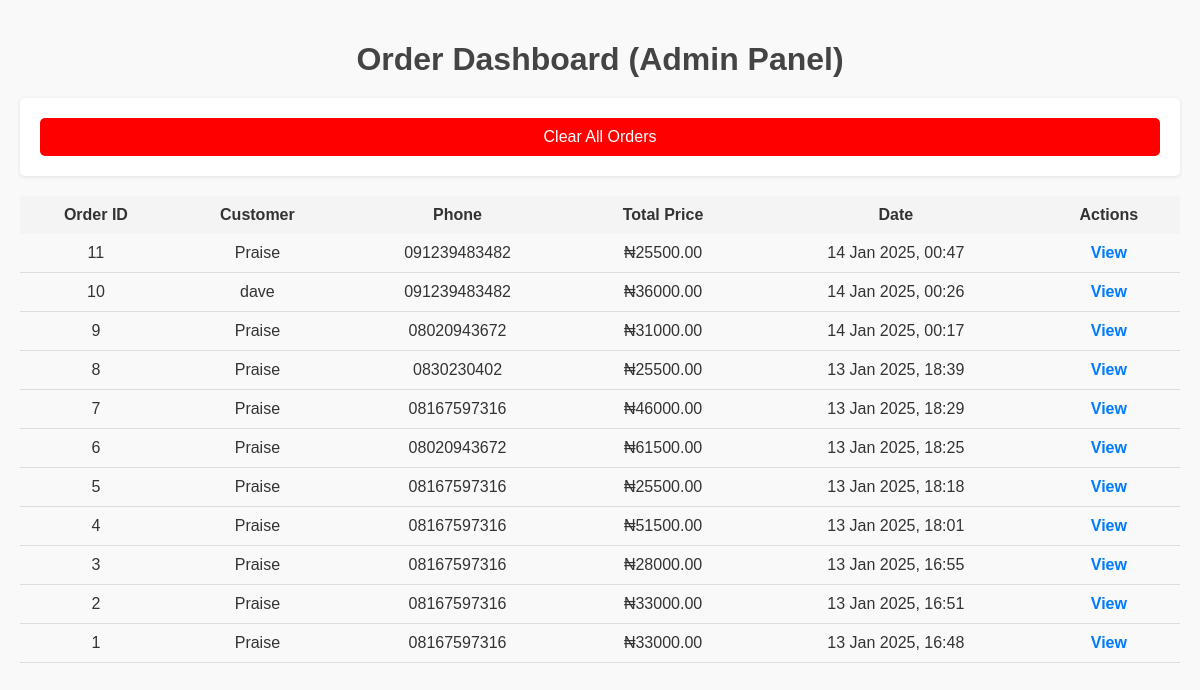
The app's page /dashboard/ (signed in), older data.
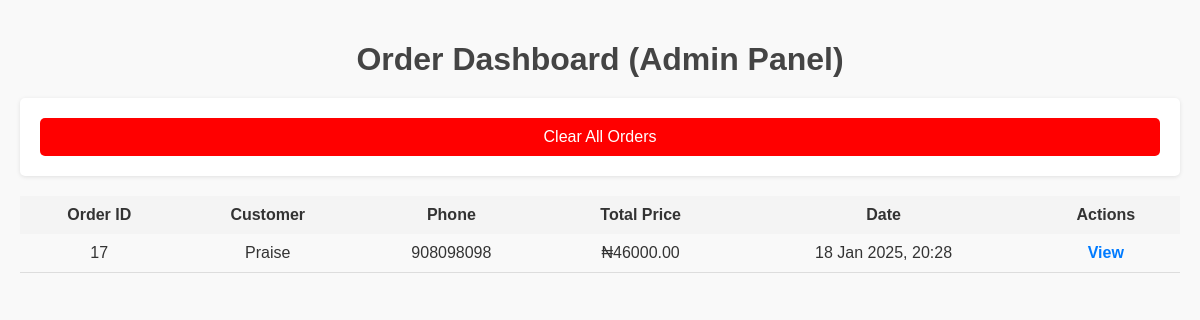
The same page, newer data.
### planetapp/models.py (models this page shows, shortened)
class Order(models.Model):
    STATUS_CHOICES = [
        ('Pending', 'Pending'),
        ('Processing', 'Processing'),
        ('Shipped', 'Shipped'),
        ('Delivered', 'Delivered'),
        ('Cancelled', 'Cancelled'),
    ]
    user = models.ForeignKey(User, on_delete=models.CASCADE)
    size = models.CharField(max_length=10)
    phone_number = models.CharField(max_length=15)
    email = models.EmailField()
    address = models.TextField()
    total_price = models.DecimalField(max_digits=10, decimal_places=2)
    created_at = models.DateTimeField(auto_now_add=True)

### planetapp/views.py (the view)
# urls.py: path('dashboard/', views.dashboard, name='dashboard'),
@user_passes_test(owner_check)
def dashboard(request):
    orders = Order.objects.all().order_by('-created_at')  # Fetch all orders, newest first
    return render(request, 'planetapp/dashboard.html', {'orders': orders})

### planetapp/views.py (called while the page is built)
def owner_check(user):
    return user.is_staff or user.is_superuser

### planetapp/templates/planetapp/dashboard.html (shortened to what this page needs)
{% load static %}
<!DOCTYPE html>
<html lang="en">
<head>
    <link rel="stylesheet"  href="{% static 'planetapp/style.css' %}">
</head>
<body>
    <h1>Order Dashboard (Admin Panel)</h1>
    <form method="POST" action="{% url 'clear_orders' %}" onsubmit="return confirm('Are you sure you want to clear all orders?');">
        <button type="submit" style="background-color: red; color: white; padding: 10px 20px; border: none; border-radius: 5px; cursor: pointer;">
            Clear All Orders
        </button>
    </form>
    <table>
        <thead>
            <tr>
                <th>Order ID</th>
                <th>Customer</th>
                <th>Phone</th>
                <th>Total Price</th>
                <th>Date</th>
                <th>Actions</th>
            </tr>
        </thead>
        <tbody>
            {% for order in orders %}
            <tr>
                <td>{{ order.id }}</td>
                <td>{{ order.user.username }}</td>
                <td>{{ order.phone_number }}</td>
                <td>₦{{ order.total_price }}</td>
                <td>{{ order.created_at|date:"d M Y, H:i" }}</td>
                <td>
                    <a href="{% url 'order_detail' order.id %}">View</a>
                </td>
            </tr>
            {% endfor %}
        </tbody>
    </table>
</body>
</html>

### planetapp/static/planetapp/style.css (style rules this page uses)
table { width: 100%; border-collapse: collapse; margin: 20px 0; font-size: 16px; text-align: left; }
thead th { background-color: #f4f4f4; padding: 10px; text-align: center; }
tbody td { padding: 10px; border-bottom: 1px solid #ddd; text-align: center; }
a { text-decoration: none; color: #3498db; font-weight: bold; }
body { font-family: Arial, sans-serif; margin: 0; padding: 20px; background-color: #f9f9f9; color: #333; }
h1, h2 { color: #444; text-align: center; margin-bottom: 20px; }
a { color: #007bff; text-decoration: none; }
form { margin-top: 20px; padding: 20px; background: #fff; border-radius: 5px; box-shadow: 0 1px 4px rgba(0, 0, 0, 0.1); }
button { display: block; width: 100%; padding: 10px; background-color: #007bff; color: #fff; border: none; border-radius: 5px; font-size: 16px; cursor: pointer; transition: background-color 0.3s ease; }

Row changes from the older to the newer data that the page shows:
removed Order: id "11", user.username "Praise", phone_number "091239483482", total_price "25500.00", created_at "14 Jan 2025, 00:47"
removed Order: id "10", user.username "dave", phone_number "091239483482", total_price "36000.00", created_at "14 Jan 2025, 00:26"
removed Order: id "9", user.username "Praise", phone_number "08020943672", total_price "31000.00", created_at "14 Jan 2025, 00:17"
removed Order: id "8", user.username "Praise", phone_number "0830230402", total_price "25500.00", created_at "13 Jan 2025, 18:39"
removed Order: id "7", user.username "Praise", phone_number "08167597316", total_price "46000.00", created_at "13 Jan 2025, 18:29"
removed Order: id "6", user.username "Praise", phone_number "08020943672", total_price "61500.00", created_at "13 Jan 2025, 18:25"
removed Order: id "5", user.username "Praise", phone_number "08167597316", total_price "25500.00", created_at "13 Jan 2025, 18:18"
removed Order: id "4", user.username "Praise", phone_number "08167597316", total_price "51500.00", created_at "13 Jan 2025, 18:01"
removed Order: id "3", user.username "Praise", phone_number "08167597316", total_price "28000.00", created_at "13 Jan 2025, 16:55"
removed Order: id "2", user.username "Praise", phone_number "08167597316", total_price "33000.00", created_at "13 Jan 2025, 16:51"
removed Order: id "1", user.username "Praise", phone_number "08167597316", total_price "33000.00", created_at "13 Jan 2025, 16:48"
added Order: id "17", user.username "Praise", phone_number "908098098", total_price "46000.00", created_at "18 Jan 2025, 20:28"
